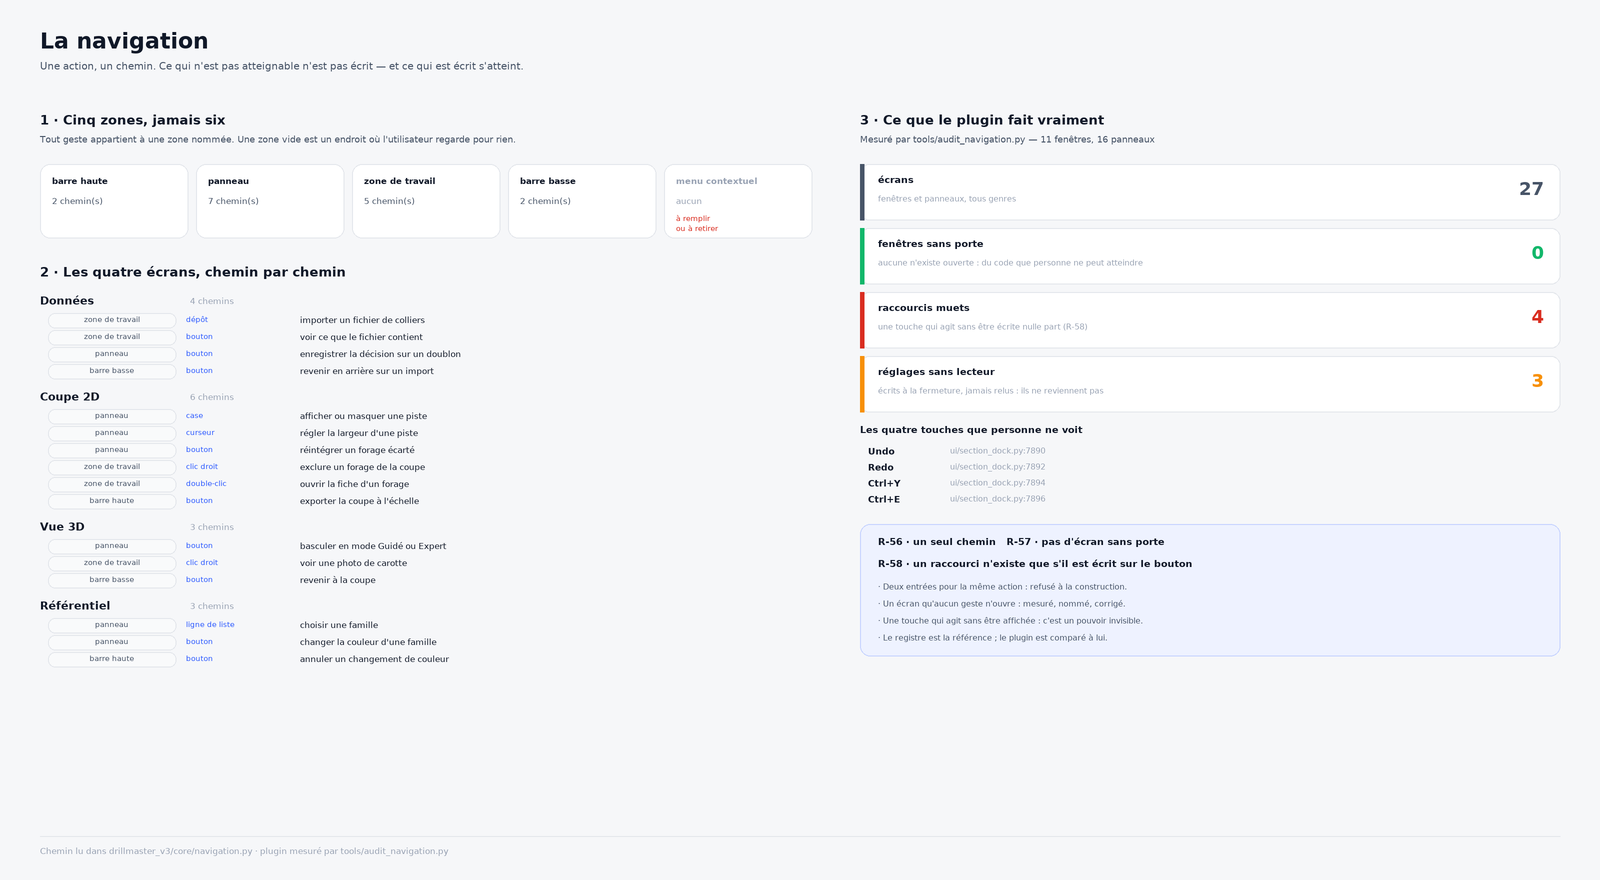

This chart was generated by the following Python code:
"""Planche 29 — la navigation : un écran, quatre chemins, zéro trappe.

    python3 maquettes/29_navigation.py

Les chemins sont lus dans le registre (drillmaster_v3/core/navigation.py) ;
les chiffres du plugin dans specs/data/navigation.json. Rien n'est recopié.
"""
from __future__ import annotations

import json
import os
import sys

from PIL import Image, ImageDraw, ImageFont

OUT = os.path.dirname(os.path.abspath(__file__))
RACINE = os.path.dirname(OUT)
sys.path.insert(0, RACINE)
DONNEES = os.path.join(RACINE, "specs", "data")
THEME = json.load(open(os.path.join(DONNEES, "theme.json"), encoding="utf-8"))
AUDIT = json.load(open(os.path.join(DONNEES, "navigation.json"),
                       encoding="utf-8"))
from drillmaster_v3.core.navigation import navigation_du_plugin   # noqa: E402

T = THEME["clair"]
S = 2
W, H = 1600, 880
POL = {False: "/usr/share/fonts/truetype/dejavu/DejaVuSans.ttf",
       True: "/usr/share/fonts/truetype/dejavu/DejaVuSans-Bold.ttf"}


def f(t, g=False):
    return ImageFont.truetype(POL[g], int(t * S))


img = Image.new("RGB", (W * S, H * S), T["bg"])
d = ImageDraw.Draw(img)


def txt(x, y, t, sz=10, col=None, g=False, a=None):
    d.text((x * S, y * S), t, font=f(sz, g), fill=col or T["ink"], anchor=a)


def rect(x, y, w, h, fill=None, stroke=None, r=8, ep=1):
    d.rounded_rectangle([x * S, y * S, (x + w) * S, (y + h) * S],
                        radius=int(r * S), fill=fill, outline=stroke,
                        width=max(1, int(ep * S)))


def ligne(x1, y1, x2, y2, col=None, ep=1):
    d.line([x1 * S, y1 * S, x2 * S, y2 * S], fill=col or T["border"],
           width=int(ep * S))


n = navigation_du_plugin()
resume = n.resume()

txt(40, 28, "La navigation", 22, T["ink"], True)
txt(40, 60, "Une action, un chemin. Ce qui n'est pas atteignable n'est pas "
    "écrit — et ce qui est écrit s'atteint.", 10.2, T["ink_2"])

# ══ 1 · les cinq zones
y = 112
txt(40, y, "1 · Cinq zones, jamais six", 13, T["ink"], True)
txt(40, y + 22, "Tout geste appartient à une zone nommée. Une zone vide est "
    "un endroit où l'utilisateur regarde pour rien.", 9.4, T["ink_2"])
y += 52
from drillmaster_v3.core.navigation import ZONES            # noqa: E402
x = 40
for zone in ZONES:
    n_chemins = sum(len(e.par_zone(zone)) for e in n.ecrans.values())
    vide = n_chemins == 0
    rect(x, y, 148, 74, T["surface"], T["border"], 10)
    txt(x + 12, y + 12, zone, 8.8, T["ink"] if not vide else T["ink_3"], True)
    txt(x + 12, y + 32, f"{n_chemins} chemin(s)" if n_chemins else "aucun",
        8.6, T["ink_2"] if not vide else T["ink_3"])
    if vide:
        txt(x + 12, y + 50, "à remplir", 7.8, T["block"])
        txt(x + 12, y + 60, "ou à retirer", 7.8, T["block"])
    x += 156

# ══ 2 · les quatre écrans et leurs chemins
y += 100
txt(40, y, "2 · Les quatre écrans, chemin par chemin", 13, T["ink"], True)
y += 30
GAUCHE_W = 760
for e in n.ecrans.values():
    txt(40, y, e.nom, 11, T["ink"], True)
    txt(40 + 150, y + 2, f"{len(e.chemins)} chemins", 8.8, T["ink_3"])
    y += 20
    for c in e.chemins:
        rect(48, y - 1, 128, 15, T["surface_2"], T["border"], 7)
        txt(112, y + 1, c.zone, 7.6, T["ink_2"], False, "ma")
        txt(186, y + 1, c.geste, 7.6, T["accent"], False)
        txt(300, y + 1, c.quoi, 8.6, T["ink"])
        y += 17
    y += 8

# ══ 3 · ce que l'outil trouve dans le plugin
D = 860
y = 112
txt(D, y, "3 · Ce que le plugin fait vraiment", 13, T["ink"], True)
total_ecrans = sum(AUDIT["ecrans"].values())
txt(D, y + 22, "Mesuré par tools/audit_navigation.py — "
    f"{AUDIT['ecrans'].get('QDialog', 0)} fenêtres, "
    f"{AUDIT['ecrans'].get('QWidget', 0)} panneaux", 9.2, T["ink_2"])
y += 52

constats = [
    (str(total_ecrans), "écrans",
     "fenêtres et panneaux, tous genres", T["ink_2"]),
    (str(len(AUDIT["dialogues_jamais_ouverts"])), "fenêtres sans porte",
     "aucune n'existe ouverte : du code que personne ne peut atteindre",
     T["ok"] if not AUDIT["dialogues_jamais_ouverts"] else T["block"]),
    (str(AUDIT["raccourcis_muets"]), "raccourcis muets",
     "une touche qui agit sans être écrite nulle part (R-58)", T["block"]),
    (str(len(AUDIT["morts"])), "réglages sans lecteur",
     "écrits à la fermeture, jamais relus : ils ne reviennent pas", T["warn"]),
]
for val, quoi, note, col in constats:
    rect(D, y, 700, 56, T["surface"], T["border"], 9)
    rect(D, y, 4, 56, col, None, 0)
    txt(D + 18, y + 10, quoi, 9.8, T["ink"], True)
    txt(D + 18, y + 30, note, 8.2, T["ink_3"])
    txt(D + 684, y + 14, val, 18, col, True, "ra")
    y += 64

# les 4 raccourcis muets, nommés
y += 4
txt(D, y, "Les quatre touches que personne ne voit", 9.8, T["ink"], True)
y += 22
for r in AUDIT["raccourcis"]:
    if r["affiche"]:
        continue
    txt(D + 8, y, r["touche"], 9, T["ink"], True)
    txt(D + 90, y, r["fichier"] + ":" + str(r["ligne"]), 8, T["ink_3"])
    y += 16

# ══ 4 · la règle
y += 14
rect(D, y, 700, 132, T["accent_soft"], T["accent_line"], 10)
txt(D + 18, y + 12, "R-56 · un seul chemin   R-57 · pas d'écran sans porte",
    9.8, T["ink"], True)
txt(D + 18, y + 34, "R-58 · un raccourci n'existe que s'il est écrit "
    "sur le bouton", 9.8, T["ink"], True)
for k, phrase in enumerate([
        "Deux entrées pour la même action : refusé à la construction.",
        "Un écran qu'aucun geste n'ouvre : mesuré, nommé, corrigé.",
        "Une touche qui agit sans être affichée : c'est un pouvoir invisible.",
        "Le registre est la référence ; le plugin est comparé à lui."]):
    txt(D + 18, y + 58 + k * 17, "· " + phrase, 8.4, T["ink_2"])

# ── pied
ligne(40, H - 44, 1560, H - 44)
txt(40, H - 34, "Chemin lu dans drillmaster_v3/core/navigation.py · "
    "plugin mesuré par tools/audit_navigation.py", 8.6, T["ink_3"])

img.resize((W, H), Image.LANCZOS).save(os.path.join(OUT, "29_navigation.png"))
print("écrit maquettes/29_navigation.png")
